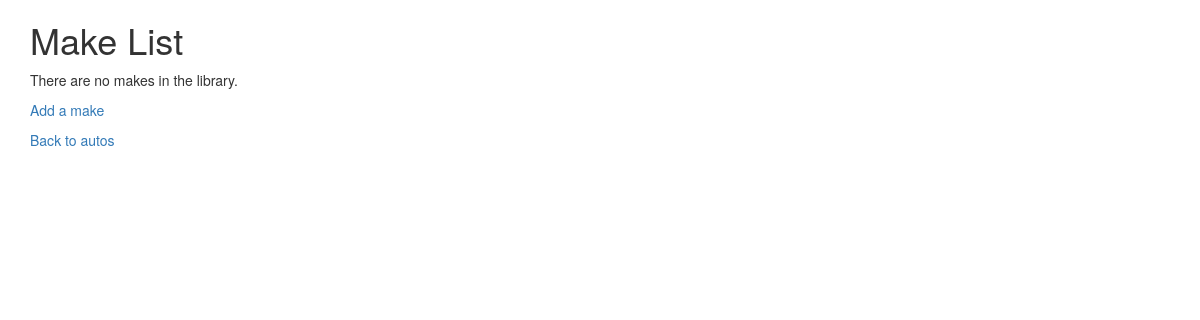
/autos/lookup/ (signed in), run on an earlier commit of the app's database.
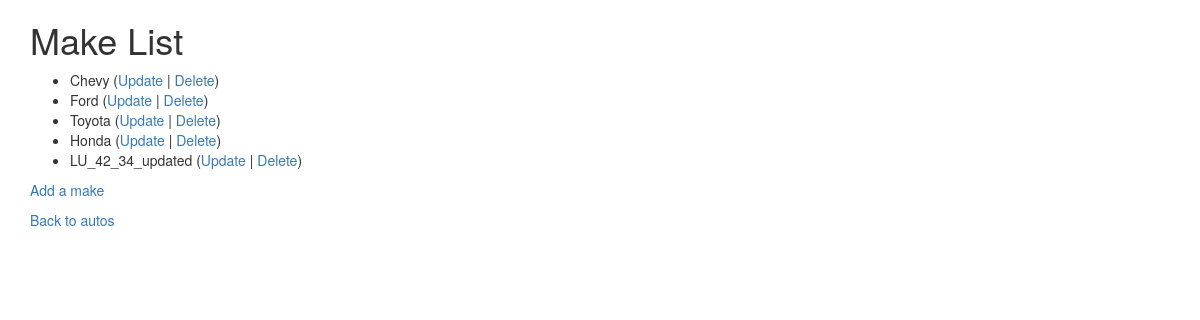
And on a later commit of the database.
### autos/models.py (models this page shows, shortened)
class Make(models.Model):
    name = models.CharField(
            max_length=200,
            help_text='Enter a make (e.g. Dodge)',
            validators=[MinLengthValidator(2, "Make must be greater than 1 character")]
    )

### autos/views.py (the view)
# urls.py: path('lookup/', views.MakeView.as_view(), name='make_list'),
class MakeView(LoginRequiredMixin, View):
    def get(self, request):
        ml = Make.objects.all()
        ctx = {'make_list': ml}
        return render(request, 'autos/make_list.html', ctx)

### autos/templates/autos/make_list.html
{% extends "base_bootstrap.html" %}
{% block content %}
  <h1>Make List</h1>
  {% if make_list %}
  <ul>
    {% for make in make_list %}
      <li>
          {{ make.name }}
         (<a href="{% url 'autos:make_update' make.id %}">Update</a> |
          <a href="{% url 'autos:make_delete' make.id %}">Delete</a>)
      </li>
    {% endfor %}
  </ul>
  {% else %}
    <p>There are no makes in the library.</p>
  {% endif %}
  <p><a href="{% url 'autos:make_create' %}">Add a make</a></p>
  <p>
    <a href="{% url 'autos:all' %}">Back to autos</a>
  </p>
{% endblock %}

What changed in the data, as far as the page shows it:
added Make: name "Chevy"
added Make: name "Ford"
added Make: name "Toyota"
added Make: name "Honda"
added Make: name "LU_42_34_updated"
Also different on the page:
text no longer shown: "There are no makes in the library."
